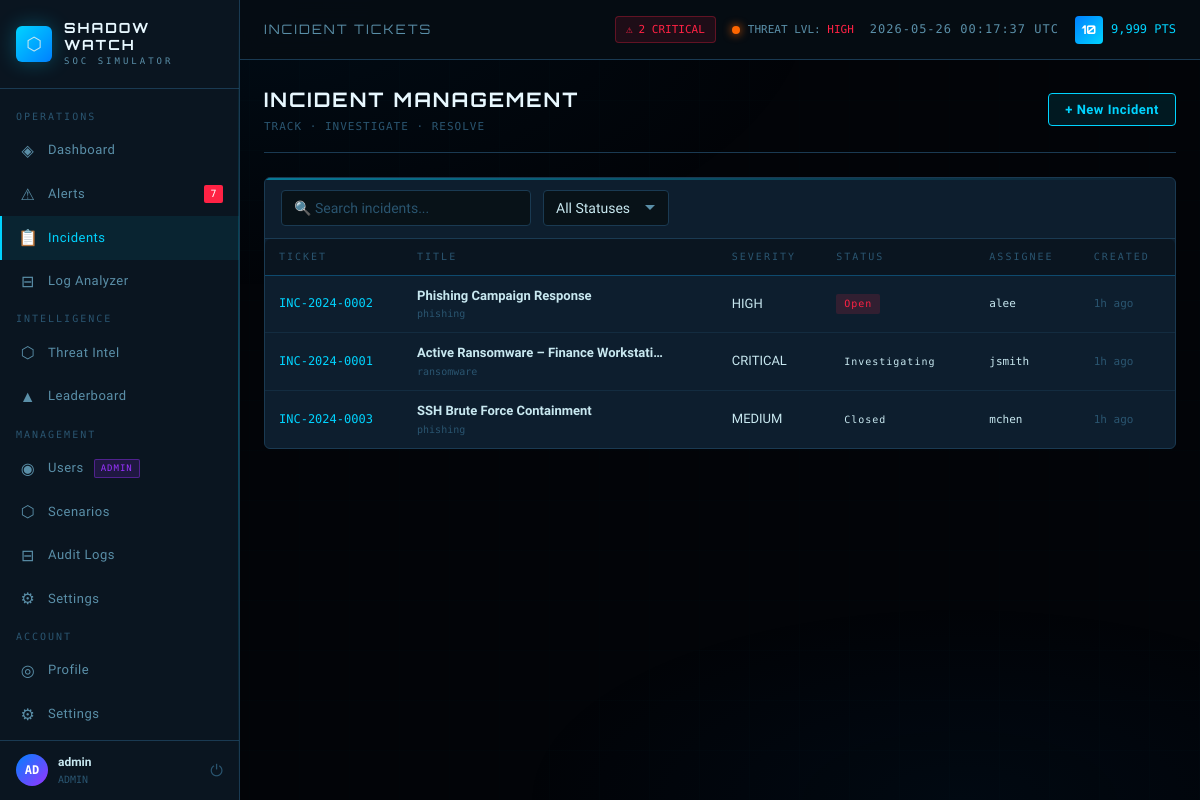
The page /incidents.php (signed in) on the database its author committed.
### tables this page shows
CREATE TABLE IF NOT EXISTS users (
    id INT AUTO_INCREMENT PRIMARY KEY,
    username VARCHAR(50) UNIQUE NOT NULL,
    email VARCHAR(100) UNIQUE NOT NULL,
    password_hash VARCHAR(255) NOT NULL,
    role ENUM('analyst','senior_analyst','admin') DEFAULT 'analyst',
    score INT DEFAULT 0,
    level INT DEFAULT 1,
    preferences JSON DEFAULT NULL,
    is_active TINYINT(1) DEFAULT 1,
    last_login DATETIME DEFAULT NULL,
    created_at DATETIME DEFAULT CURRENT_TIMESTAMP,
    updated_at DATETIME DEFAULT CURRENT_TIMESTAMP ON UPDATE CURRENT_TIMESTAMP
);

CREATE TABLE IF NOT EXISTS incidents (
    id INT AUTO_INCREMENT PRIMARY KEY,
    ticket_number VARCHAR(20) UNIQUE NOT NULL,
    title VARCHAR(255) NOT NULL,
    description TEXT,
    severity ENUM('info','low','medium','high','critical') NOT NULL DEFAULT 'medium',
    category VARCHAR(100),
    status ENUM('open','investigating','contained','eradicated','recovering','closed') DEFAULT 'open',
    notes TEXT,
    created_by INT NOT NULL,
    assigned_to INT DEFAULT NULL,
    alert_id INT DEFAULT NULL,
    created_at DATETIME DEFAULT CURRENT_TIMESTAMP,
    updated_at DATETIME DEFAULT CURRENT_TIMESTAMP ON UPDATE CURRENT_TIMESTAMP,
    closed_at DATETIME DEFAULT NULL,
    FOREIGN KEY (created_by) REFERENCES users(id) ON DELETE CASCADE,
    FOREIGN KEY (assigned_to) REFERENCES users(id) ON DELETE SET NULL,
    FOREIGN KEY (alert_id) REFERENCES alerts(id) ON DELETE SET NULL
);

### includes/db.php (called while the page is built, shortened)
<?php
class Database {
    private static $instance = null;
    private $pdo;
    private function __construct() {
        $dsn = "mysql:host=" . DB_HOST . ";dbname=" . DB_NAME . ";charset=utf8mb4";
        $options = [
            PDO::ATTR_ERRMODE => PDO::ERRMODE_EXCEPTION,
            PDO::ATTR_DEFAULT_FETCH_MODE => PDO::FETCH_ASSOC,
            PDO::ATTR_EMULATE_PREPARES => false,
        ];
        try {
            $this->pdo = new PDO($dsn, DB_USER, DB_PASS, $options);
        } catch (PDOException $e) {
            error_log("DB Connection failed: " . $e->getMessage());
            die(json_encode(['error' => 'Database connection failed']));
        }
    }
    public static function getInstance() {
        if (!self::$instance) {
            self::$instance = new Database();
        }
        return self::$instance;
    }
    public function query($sql, $params = []) {
        $stmt = $this->pdo->prepare($sql);
        $stmt->execute($params);
        return $stmt;
    }
    public function fetchAll($sql, $params = []) {
        return $this->query($sql, $params)->fetchAll();
    }
    public function fetchOne($sql, $params = []) {
        return $this->query($sql, $params)->fetch();
    }
}
function db() { return Database::getInstance(); }

### includes/auth.php (called while the page is built, shortened)
<?php
require_once __DIR__ . '/db.php';
function isLoggedIn() {
    return isset($_SESSION['user_id']) && !empty($_SESSION['user_id']);
}
function isAdmin() {
    return isset($_SESSION['user_role']) && $_SESSION['user_role'] === 'admin';
}
function isSeniorAnalyst() {
    return isset($_SESSION['user_role']) && in_array($_SESSION['user_role'], ['admin', 'senior_analyst']);
}
function getCurrentUser() {
    return db()->fetchOne("SELECT * FROM users WHERE id = ?", [$_SESSION['user_id']]);
}

### incidents.php (the view, shortened to what this page needs)
<?php
$pageTitle = 'Incident Tickets';
$currentPage = 'incidents';
require_once __DIR__ . '/includes/header.php';
$selectedId = intval($_GET['id'] ?? 0);
$incidents = db()->fetchAll("SELECT i.*, u.username as creator, a.username as assignee
    FROM incidents i
    LEFT JOIN users u ON i.created_by = u.id
    LEFT JOIN users a ON i.assigned_to = a.id
    ORDER BY
        FIELD(i.status,'open','investigating','pending','resolved','closed'),
        FIELD(i.severity,'critical','high','medium','low'),
        i.created_at DESC");
$selectedInc = null;
?>
<div class="page-header">
    <div>
        <div class="page-title">Incident Management</div>
        <div class="page-subtitle">TRACK · INVESTIGATE · RESOLVE</div>
    </div>
    <button class="btn btn-primary" onclick="openModal('create-modal')">+ New Incident</button>
</div>
<div class="<?= $selectedInc ? 'grid-6-4' : '' ?>" style="gap:16px;">
    <div class="card" style="padding:0">
        <div style="padding:12px 16px;border-bottom:1px solid var(--border);display:flex;align-items:center;gap:12px;">
            <input type="text" class="form-control" id="inc-search" placeholder="🔍 Search incidents..." style="max-width:250px" oninput="filterTable('inc-search','inc-table')">
            <select class="form-control" style="width:auto" onchange="filterByStatus(this.value)">
                <option value="">All Statuses</option>
            </select>
        </div>
        <div class="table-wrapper" style="border:none">
            <table id="inc-table">
                <thead>
                    <tr>
                        <th>Ticket</th>
                        <th>Title</th>
                        <th>Severity</th>
                        <th>Status</th>
                        <th>Assignee</th>
                        <th>Created</th>
                    </tr>
                </thead>
                <tbody>
                    <?php foreach ($incidents as $inc): ?>
                    <tr onclick="selectInc(<?= $inc['id'] ?>)"
                        style="<?= $selectedId == $inc['id'] ? 'background:rgba(0,212,255,0.05)' : '' ?>;cursor:pointer">
                        <td class="td-mono" style="color:var(--accent-cyan);font-size:12px"><?= htmlspecialchars($inc['ticket_number']) ?></td>
                        <td>
                            <div style="font-size:13px;font-weight:600;max-width:250px;overflow:hidden;text-overflow:ellipsis;white-space:nowrap">
                                <?= htmlspecialchars($inc['title']) ?>
                            </div>
                            <div style="font-family:var(--font-mono);font-size:10px;color:var(--text-dim)"><?= htmlspecialchars($inc['category'] ?? '') ?></div>
                        </td>
                        <td><?= severityBadge($inc['severity']) ?></td>
                        <td><?= statusBadge($inc['status']) ?></td>
                        <td class="td-mono" style="font-size:11px"><?= htmlspecialchars($inc['assignee'] ?? 'Unassigned') ?></td>
                        <td class="td-mono" style="font-size:11px;color:var(--text-dim)"><?= timeAgo($inc['created_at']) ?></td>
                    </tr>
                    <?php endforeach; ?>
                </tbody>
            </table>
        </div>
    </div>
</div>
<?php require_once __DIR__ . '/includes/footer.php'; ?>

### includes/header.php (shortened to what this page needs)
<?php
require_once __DIR__ . '/auth.php';
require_once __DIR__ . '/functions.php';
$currentUser = getCurrentUser();
$openAlerts = getOpenAlertsCount();
$criticalAlerts = getCriticalAlertsCount();
$initials = strtoupper(substr($currentUser['username'], 0, 2));
$pageTitle = $pageTitle ?? 'Dashboard';
$currentPage = $currentPage ?? '';
?>
<!DOCTYPE html>
<html lang="en">
<head>
    <link rel="stylesheet" href="/shadowwatch/assets/css/app.css">
</head>
<body>
<div class="app-layout">
    <aside class="sidebar">
        <div class="sidebar-logo">
            <div class="logo-icon">⬡</div>
            <div>
                <div class="logo-text">SHADOW<br>WATCH</div>
                <div class="logo-sub">SOC SIMULATOR</div>
            </div>
        </div>
        <nav class="sidebar-nav">
            <div class="nav-section">Operations</div>
            <a href="/shadowwatch/dashboard.php" class="nav-item <?= $currentPage === 'dashboard' ? 'active' : '' ?>">
                <span class="nav-icon">◈</span> Dashboard
            </a>
            <a href="/shadowwatch/alerts.php" class="nav-item <?= $currentPage === 'alerts' ? 'active' : '' ?>">
                <span class="nav-icon">⚠</span> Alerts
                <?php if ($openAlerts > 0): ?>
                    <span class="nav-badge" id="alert-count-badge"><?= $openAlerts ?></span>
                <?php endif; ?>
            </a>
            <a href="/shadowwatch/incidents.php" class="nav-item <?= $currentPage === 'incidents' ? 'active' : '' ?>">
                <span class="nav-icon">📋</span> Incidents
            </a>
            <a href="/shadowwatch/logs.php" class="nav-item <?= $currentPage === 'logs' ? 'active' : '' ?>">
                <span class="nav-icon">⊟</span> Log Analyzer
            </a>
            <div class="nav-section">Intelligence</div>
            <a href="/shadowwatch/scenarios.php" class="nav-item <?= $currentPage === 'scenarios' ? 'active' : '' ?>">
                <span class="nav-icon">⬡</span> Threat Intel
            </a>
            <a href="/shadowwatch/leaderboard.php" class="nav-item <?= $currentPage === 'leaderboard' ? 'active' : '' ?>">
                <span class="nav-icon">▲</span> Leaderboard
            </a>
            <?php if (isSeniorAnalyst()): ?>
            <div class="nav-section">Management</div>
            <a href="/shadowwatch/admin/users.php" class="nav-item <?= $currentPage === 'admin_users' ? 'active' : '' ?>">
                <span class="nav-icon">◉</span> Users
                <?php if (isAdmin()): ?><span class="admin-badge">ADMIN</span><?php endif; ?>
            </a>
            <a href="/shadowwatch/admin/scenarios.php" class="nav-item <?= $currentPage === 'admin_scenarios' ? 'active' : '' ?>">
                <span class="nav-icon">⬡</span> Scenarios
            </a>
            <a href="/shadowwatch/admin/logs.php" class="nav-item <?= $currentPage === 'admin_logs' ? 'active' : '' ?>">
                <span class="nav-icon">⊟</span> Audit Logs
            </a>
            <a href="/shadowwatch/admin/settings.php" class="nav-item <?= $currentPage === 'admin_settings' ? 'active' : '' ?>">
                <span class="nav-icon">⚙</span> Settings
            </a>
            <?php endif; ?>
            <div class="nav-section">Account</div>
            <a href="/shadowwatch/profile.php" class="nav-item <?= $currentPage === 'profile' ? 'active' : '' ?>">
                <span class="nav-icon">◎</span> Profile
            </a>
            <a href="/shadowwatch/settings.php" class="nav-item <?= $currentPage === 'settings' ? 'active' : '' ?>">
                <span class="nav-icon">⚙</span> Settings
            </a>
        </nav>
        <div class="sidebar-footer">
            <div class="user-mini">
                <div class="user-avatar-sm"><?= $initials ?></div>
                <div class="user-mini-info">
                    <div class="user-mini-name"><?= htmlspecialchars($currentUser['username']) ?></div>
                    <div class="user-mini-role"><?= strtoupper(str_replace('_', ' ', $currentUser['role'])) ?></div>
                </div>
                <a href="/shadowwatch/includes/logout.php" title="Logout" style="color:var(--text-dim);text-decoration:none;font-size:16px;margin-left:4px;" onclick="return confirm('Logout?')">⏻</a>
            </div>
        </div>
    </aside>
    <div class="main-content">
        <header class="topbar">
            <span class="topbar-title"><?= htmlspecialchars($pageTitle) ?></span>
            <div class="topbar-right">
                <?php if ($criticalAlerts > 0): ?>
                <a href="/shadowwatch/alerts.php?severity=critical" class="topbar-alerts">
                    ⚠ <span id="topbar-alert-count"><?= $criticalAlerts ?> CRITICAL</span>
                </a>
                <?php endif; ?>
                <div class="threat-level">
                    <div class="threat-indicator"></div>
                    <span>THREAT LVL: <?= $criticalAlerts > 0 ? '<span style="color:var(--accent-red)">HIGH</span>' : '<span style="color:var(--accent-yellow)">ELEVATED</span>' ?></span>
                </div>
                <span class="topbar-clock" id="live-clock"></span>
                <div class="flex-center gap-8">
                    <span class="level-badge" title="Level <?= $currentUser['level'] ?>"><?= $currentUser['level'] ?></span>
                    <span style="font-family:var(--font-mono);font-size:12px;color:var(--accent-cyan)"><?= number_format($currentUser['score']) ?> PTS</span>
                </div>
            </div>
        </header>
        <div class="page-content">

### includes/functions.php (shortened to what this page needs)
<?php
function sanitize($str) {
    return htmlspecialchars(trim((string)$str), ENT_QUOTES, 'UTF-8');
}
function timeAgo($datetime) {
    $now  = new DateTime();
    $ago  = new DateTime($datetime);
    $diff = $now->diff($ago);
    if ($diff->h > 0) return $diff->h . 'h ago';
    return 'just now';
}
function severityBadge($severity) {
    return '<span class="severity-badge severity-' . sanitize($severity) . '">' . strtoupper(sanitize($severity)) . '</span>';
}
function statusBadge($status) {
    return '<span class="status-badge status-' . sanitize($status) . '">' . ucfirst(sanitize(str_replace('_', ' ', $status))) . '</span>';
}
function getOpenAlertsCount() {
    $r = db()->fetchOne("SELECT COUNT(*) as cnt FROM alerts WHERE status = 'open'");
    return (int)($r['cnt'] ?? 0);
}
function getCriticalAlertsCount() {
    $r = db()->fetchOne("SELECT COUNT(*) as cnt FROM alerts WHERE status = 'open' AND severity = 'critical'");
    return (int)($r['cnt'] ?? 0);
}

### rows shown on the page
users: username "AD", username "admin", role "ADMIN", level "10", score "9,999"
incidents: ticket_number "INC-2024-0002", title "Phishing Campaign Response", category "phishing", severity "HIGH", status "Open", assigned_to.username "alee", created_at "1h ago"
incidents: ticket_number "INC-2024-0001", title "Active Ransomware – Finance Workstati…", category "ransomware", severity "CRITICAL", status "Investigating", assigned_to.username "jsmith", created_at "1h ago"
incidents: ticket_number "INC-2024-0003", title "SSH Brute Force Containment", category "phishing", severity "MEDIUM", status "Closed", assigned_to.username "mchen", created_at "1h ago"

### other values the page prints
$openAlerts "7"
$pageTitle "INCIDENT TICKETS"
$criticalAlerts "2"
